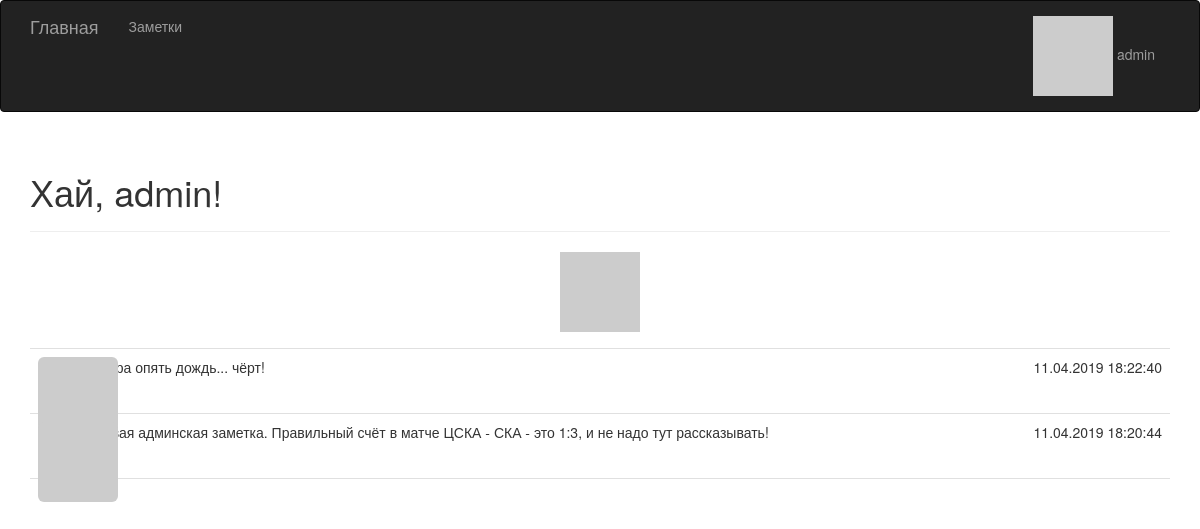
Page / (signed in) on the earlier database version.
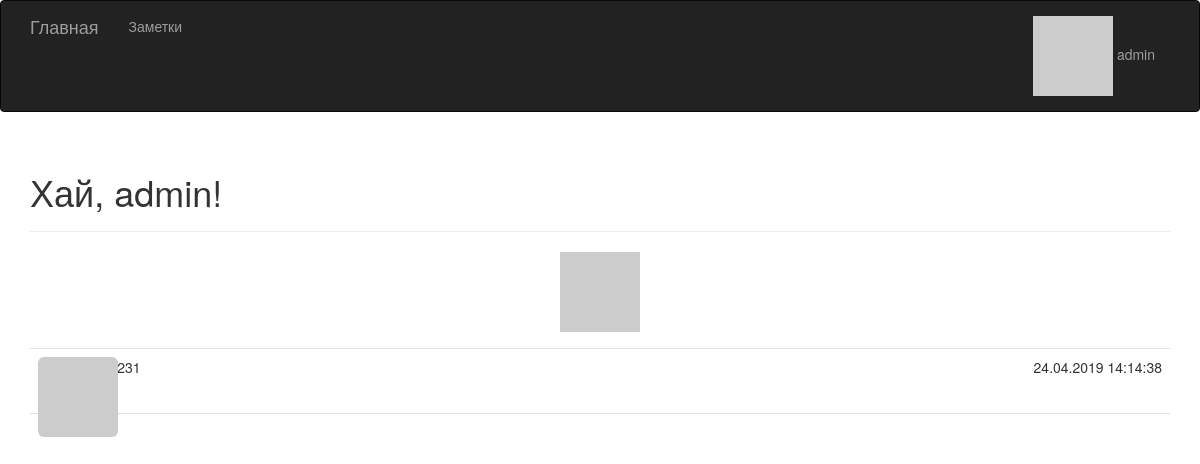
Same page on the later database version.
### main.py (models this page shows, shortened)
class User(UserMixin, db.Model):
    __tablename__ = 'users'
    id = db.Column(db.Integer, primary_key=True)
    username = db.Column(db.String(64), unique=True, index=True)
    password_hash = db.Column(db.String(128))
    posts = db.relationship('Post', backref='author', lazy='dynamic')
    @property
    def password(self):
        raise AttributeError('пароль прочесть нельзя.')
    def gravatar(self, size=100, default='identicon', rating='g'):
        url = 'https://secure.gravatar.com/avatar'
        email = '{}@bookmarks.ru'.format(self.username.lower()).encode('utf-8')
        email_hash = hashlib.md5(email).hexdigest()
        return '{url}/{hash}?s={size}&d={default}&r={rating}'.format(
            url=url, hash=email_hash, size=size, default=default, rating=rating)
    def robohash(self, size=200):
        url = 'https://robohash.org/'
        return url + self.username + '?size={}x{}'.format(size, size)

class Post(db.Model):
    __tablename__ = 'posts'
    id = db.Column(db.Integer, primary_key=True)
    body = db.Column(db.Text)
    timestamp = db.Column(db.DateTime, index=True, default=datetime.utcnow)
    author_id = db.Column(db.Integer, db.ForeignKey('users.id'))

### main.py (the view)
@app.route('/', methods=['GET', 'POST'])
def index():
    admin_posts = Post.query.filter_by(author_id=1).order_by(Post.timestamp.desc()).all()
    return render_template('index.html', posts=admin_posts)

### main.py (called while the page is built)
@app.context_processor
def inject_app_name():
    return dict(app_name="Заметки")

@login_manager.user_loader
def load_user(user_id):
    return User.query.get(int(user_id))

### templates/index.html (shortened to what this page needs)
{% extends "base.html" %}
{% import "bootstrap/wtf.html" as wtf %}
{% block page_content %}
<div class="page-header">
    <h1>
        Хай,
        {% if current_user.is_authenticated %}
            {{ current_user.username }}!
        {% else %}
        Герлс!
        {% endif %}
    </h1>
</div>
{% if current_user.is_authenticated %}
<div>
    <p class="text-center"><img src="{{ current_user.robohash(size=200) }}"></p>
</div>
{% endif %}
{% include "_posts.html" %}
{% endblock %}

### templates/base.html (shortened to what this page needs)
{% extends "bootstrap/base.html" %}
{% block head %}
{{ super() }}
<link rel="stylesheet" type="text/css" href="{{ url_for('static', filename='style.css') }}">
{% endblock %}
{% block navbar %}
<div class="navbar navbar-inverse" role="navigation">
   <div class="container">
      <div class="navbar-header">
         <a class="navbar-brand" href="/">Главная</a>
      </div>
      <div class="navbar-collapse collapse">
         <ul class="nav navbar-nav">
            <li><a href="{{ url_for('posts') }}">Заметки</a></li>
         </ul>
        <ul class="nav navbar-nav navbar-right">
            {% if current_user.is_authenticated %}
            <li class="dropdown">
                <a href="#" class="dropdown-toggle" data-toggle="dropdown">
                    <img src="{{ current_user.gravatar(size=18) }}" />
                    {{ current_user.username }}
                </a>
            </li>
            {% else %}
            <li><a href="{{ url_for('login') }}">Войти</a></li>
            {% endif %}
        </ul>
      </div>
   </div>
</div>
{% endblock %}
{% block content %}
<div class="container">
    {% block page_content %}{% endblock %}
</div>
{% endblock %}

### templates/_posts.html (shortened to what this page needs)
<div>
    <ul class="posts">
       {% for post in posts %}
       <li class="post">
          <div class="profile-thumbnail">
            <img class="img-rounded profile-thumbnail" src="{{ post.author.gravatar(size=40) }}">
          </div>
          <div class="post-content">
              <div class="post-date">{{ post.timestamp.strftime('%d.%m.%Y %H:%M:%S') }}</div>
              <div class="post-body">{{ post.body|safe }}</div>
          </div>
       </li>
       {% endfor %}
    </ul>
</div>

### static/style.css (style rules this page uses)
.profile-thumbnail { position: absolute; }
ul.posts { list-style-type: none; padding: 0px; margin: 16px 0px 0px 0px; border-top: 1px solid #e0e0e0; }
ul.posts li.post { padding: 8px; border-bottom: 1px solid #e0e0e0; }
div.post-date { float: right; }
div.post-content { margin-left: 48px; min-height: 48px; }

Differences in the rows shown:
removed Post: timestamp "11.04.2019 18:22:40", body "Завтра опять дождь... чёрт!"
removed Post: timestamp "11.04.2019 18:20:44", body "Первая админская заметка. Правильный счёт в матче ЦСКА - СКА - это 1:3, и не надо тут рассказывать!"
added Post: timestamp "24.04.2019 14:14:38"
